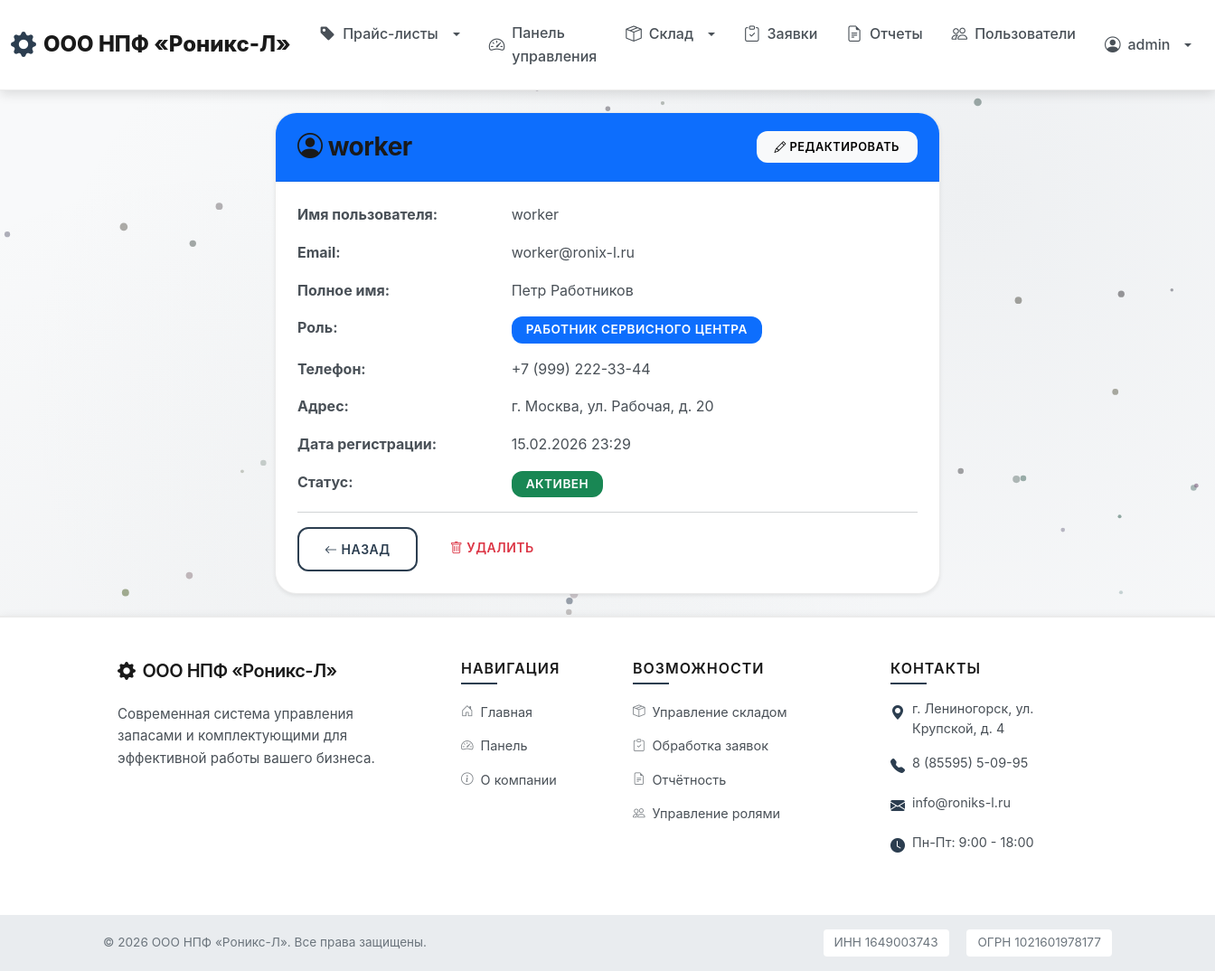
Page /users/2/ (signed in) on the committed database.
### users/models.py (models this page shows, shortened)
class User(AbstractUser):
    ROLE_CHOICES = [
        ('client', 'Клиент'),
        ('worker', 'Работник сервисного центра'),
    ]
    role = models.CharField(
        'Роль',
        max_length=20,
        choices=ROLE_CHOICES,
        default='client'
    )
    phone = models.CharField('Телефон', max_length=20, blank=True)
    address = models.TextField('Адрес', blank=True)
    created_at = models.DateTimeField('Дата регистрации', auto_now_add=True)
    updated_at = models.DateTimeField('Дата обновления', auto_now=True)
    class Meta:
        verbose_name = 'Пользователь'
        verbose_name_plural = 'Пользователи'
        ordering = ['-created_at']
    @property
    def is_worker(self):
        return self.role == 'worker'

### users/views.py (the view)
# urls.py: path('<int:pk>/', views.user_detail, name='user_detail'),
@login_required
def user_detail(request, pk):
    if not request.user.is_worker and not request.user.is_superuser:
        messages.error(request, 'У вас нет доступа к этой странице.')
        return redirect('core:dashboard')
    user = get_object_or_404(User, pk=pk)
    return render(request, 'users/user_detail.html', {'user_obj': user})

### templates/users/user_detail.html (shortened to what this page needs)
{% extends 'base.html' %}
{% block content %}
<div class="container">
    <div class="row">
        <div class="col-lg-8 mx-auto">
            <div class="card shadow-sm">
                <div class="card-header bg-primary text-white d-flex justify-content-between align-items-center">
                    <h3 class="mb-0">
                        <i class="bi bi-person-circle"></i> {{ user_obj.username }}
                    </h3>
                    <a href="{% url 'users:user_edit' user_obj.pk %}" class="btn btn-light btn-sm">
                        <i class="bi bi-pencil"></i> Редактировать
                    </a>
                </div>
                <div class="card-body p-4">
                    <div class="row mb-3">
                        <div class="col-md-4 fw-bold">Имя пользователя:</div>
                        <div class="col-md-8">{{ user_obj.username }}</div>
                    </div>
                    <div class="row mb-3">
                        <div class="col-md-4 fw-bold">Email:</div>
                        <div class="col-md-8">{{ user_obj.email|default:"Не указан" }}</div>
                    </div>
                    <div class="row mb-3">
                        <div class="col-md-4 fw-bold">Полное имя:</div>
                        <div class="col-md-8">{{ user_obj.get_full_name|default:"Не указано" }}</div>
                    </div>
                    <div class="row mb-3">
                        <div class="col-md-4 fw-bold">Роль:</div>
                        <div class="col-md-8">
                            <span class="badge bg-primary">{{ user_obj.get_role_display }}</span>
                        </div>
                    </div>
                    <div class="row mb-3">
                        <div class="col-md-4 fw-bold">Телефон:</div>
                        <div class="col-md-8">{{ user_obj.phone|default:"Не указан" }}</div>
                    </div>
                    <div class="row mb-3">
                        <div class="col-md-4 fw-bold">Адрес:</div>
                        <div class="col-md-8">{{ user_obj.address|default:"Не указан" }}</div>
                    </div>
                    <div class="row mb-3">
                        <div class="col-md-4 fw-bold">Дата регистрации:</div>
                        <div class="col-md-8">{{ user_obj.created_at|date:"d.m.Y H:i" }}</div>
                    </div>
                    <div class="row mb-3">
                        <div class="col-md-4 fw-bold">Статус:</div>
                        <div class="col-md-8">
                            {% if user_obj.is_active %}
                                <span class="badge bg-success">Активен</span>
                            {% else %}
                                <span class="badge bg-danger">Неактивен</span>
                            {% endif %}
                        </div>
                    </div>
                    <hr>
                    <div class="d-flex gap-2">
                        <a href="{% url 'users:user_list' %}" class="btn btn-outline-primary">
                            <i class="bi bi-arrow-left"></i> Назад
                        </a>
                        <a href="{% url 'users:user_delete' user_obj.pk %}" class="btn btn-outline-danger"
                           onclick="return confirm('Вы уверены, что хотите удалить этого пользователя?')">
                            <i class="bi bi-trash"></i> Удалить
                        </a>
                    </div>
                </div>
            </div>
        </div>
    </div>
</div>
{% endblock %}

### templates/base.html (shortened to what this page needs)
<!DOCTYPE html>
<html lang="ru">
<head>
    <link href="https://cdn.jsdelivr.net/npm/bootstrap@5.3.0/dist/css/bootstrap.min.css" rel="stylesheet">
    <link rel="stylesheet" href="https://cdn.jsdelivr.net/npm/bootstrap-icons@1.11.0/font/bootstrap-icons.css">
    {% load static %}
    <link rel="stylesheet" href="{% static 'css/style.css' %}">
</head>
<body class="d-flex flex-column min-vh-100">
    <nav class="navbar navbar-expand-lg navbar-light sticky-top">
        <div class="container-fluid">
            <a class="navbar-brand company-logo" href="{% url 'core:home' %}">
                <i class="bi bi-gear-fill"></i> ООО НПФ «Роникс-Л»
            </a>
            <div class="collapse navbar-collapse" id="navbarNav">
                <ul class="navbar-nav me-auto">
                    <li class="nav-item dropdown">
                        <a class="nav-link dropdown-toggle" href="#" role="button" data-bs-toggle="dropdown">
                            <i class="bi bi-tag-fill"></i> Прайс-листы
                        </a>
                    </li>
                    {% if user.is_authenticated %}
                        <li class="nav-item">
                            <a class="nav-link" href="{% url 'core:dashboard' %}">
                                <i class="bi bi-speedometer2"></i> Панель управления
                            </a>
                        </li>
                        {% if user.is_worker or user.is_superuser %}
                            <li class="nav-item dropdown">
                                <a class="nav-link dropdown-toggle" href="#" role="button" data-bs-toggle="dropdown">
                                    <i class="bi bi-box-seam"></i> Склад
                                </a>
                            </li>
                        {% endif %}
                        <li class="nav-item">
                            <a class="nav-link" href="{% url 'orders:order_list' %}">
                                <i class="bi bi-clipboard-check"></i> Заявки
                            </a>
                        </li>
                        {% if user.is_worker or user.is_superuser %}
                            <li class="nav-item">
                                <a class="nav-link" href="{% url 'reports:home' %}">
                                    <i class="bi bi-file-earmark-text"></i> Отчеты
                                </a>
                            </li>
                        {% endif %}
                        {% if user.is_superuser %}
                            <li class="nav-item">
                                <a class="nav-link" href="{% url 'users:user_list' %}">
                                    <i class="bi bi-people"></i> Пользователи
                                </a>
                            </li>
                        {% endif %}
                    {% endif %}
                </ul>
                <ul class="navbar-nav ms-auto">
                    {% if user.is_authenticated %}
                        <li class="nav-item dropdown">
                            <a class="nav-link dropdown-toggle" href="#" role="button" data-bs-toggle="dropdown">
                                <i class="bi bi-person-circle"></i> {{ user.get_full_name|default:user.username }}
                            </a>
                        </li>
                    {% endif %}
                </ul>
            </div>
        </div>
    </nav>
    <main class="container-fluid py-4 flex-grow-1">
        {% block content %}{% endblock %}
    </main>
    <footer class="footer-modern mt-auto">
        <div class="footer-top py-5">
            <div class="container">
                <div class="row g-4">
                    <div class="col-lg-4 col-md-6">
                        <div class="footer-section">
                            <h5 class="footer-title mb-4">
                                <i class="bi bi-gear-fill me-2"></i>ООО НПФ «Роникс-Л»
                            </h5>
                            <p class="footer-text mb-3">
                                Современная система управления запасами и комплектующими для эффективной работы вашего бизнеса.
                            </p>
                        </div>
                    </div>
                    <div class="col-lg-2 col-md-6">
                        <div class="footer-section">
                            <h6 class="footer-subtitle mb-3">Навигация</h6>
                            <ul class="footer-links">
                                <li><a href="{% url 'core:home' %}"><i class="bi bi-house-door me-2"></i>Главная</a></li>
                                {% if user.is_authenticated %}
                                <li><a href="{% url 'core:dashboard' %}"><i class="bi bi-speedometer2 me-2"></i>Панель</a></li>
                                {% endif %}
                                <li><a href="{% url 'core:about' %}"><i class="bi bi-info-circle me-2"></i>О компании</a></li>
                            </ul>
                        </div>
                    </div>
                    <div class="col-lg-3 col-md-6">
                        <div class="footer-section">
                            <h6 class="footer-subtitle mb-3">Возможности</h6>
                            <ul class="footer-links">
                                <li><a href="#"><i class="bi bi-box-seam me-2"></i>Управление складом</a></li>
                                <li><a href="#"><i class="bi bi-clipboard-check me-2"></i>Обработка заявок</a></li>
                                <li><a href="#"><i class="bi bi-file-earmark-text me-2"></i>Отчётность</a></li>
                                <li><a href="#"><i class="bi bi-people me-2"></i>Управление ролями</a></li>
                            </ul>
                        </div>
                    </div>
                    <div class="col-lg-3 col-md-6">
                        <div class="footer-section">
                            <h6 class="footer-subtitle mb-3">Контакты</h6>
                            <ul class="footer-contacts">
                                <li>
                                    <i class="bi bi-geo-alt-fill me-2"></i>
                                    <span>г. Лениногорск, ул. Крупской, д. 4</span>
                                </li>
                                <li>
                                    <i class="bi bi-telephone-fill me-2"></i>
                                    <span>8 (85595) 5-09-95</span>
                                </li>
                                <li>
                                    <i class="bi bi-envelope-fill me-2"></i>
                                    <span>info@roniks-l.ru</span>
                                </li>
                                <li>
                                    <i class="bi bi-clock-fill me-2"></i>
                                    <span>Пн-Пт: 9:00 - 18:00</span>
                                </li>
                            </ul>
                        </div>
                    </div>
                </div>
            </div>
        </div>
        <div class="footer-bottom py-3">
            <div class="container">
                <div class="row align-items-center">
                    <div class="col-md-6 text-center text-md-start mb-2 mb-md-0">
                        <p class="footer-copyright mb-0">
                            &copy; 2026 ООО НПФ «Роникс-Л». Все права защищены.
                        </p>
                    </div>
                    <div class="col-md-6 text-center text-md-end">
                        <p class="footer-legal mb-0">
                            <span class="me-3">ИНН 1649003743</span>
                            <span>ОГРН 1021601978177</span>
                        </p>
                    </div>
                </div>
            </div>
        </div>
    </footer>
</body>
</html>

### rows in the picture
User: get_full_name "admin"
User: username "worker", email "worker@ronix-l.ru", get_full_name "Петр Работников", role "РАБОТНИК СЕРВИСНОГО ЦЕНТРА", phone "+7 (999) 222-33-44", address "г. Москва, ул. Рабочая, д. 20", created_at "15.02.2026 23:29"
